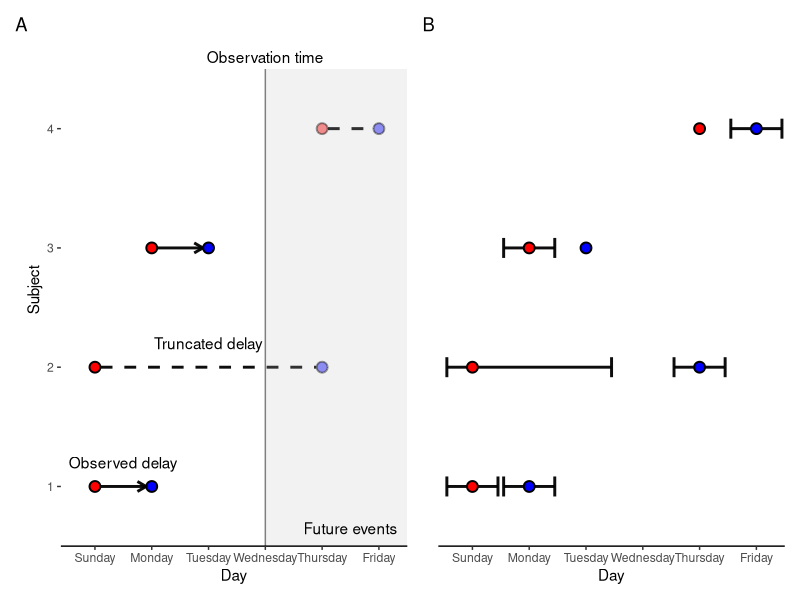

The R script that drew this image:
library(ggplot2)
library(patchwork)

epsilon <- 0.1

generate_base_plot <- function(future = FALSE) {
  future_alpha <- ifelse(future, 0.5, 1)
  base_plot <- ggplot(NULL) +
    geom_point(aes(0, 0), size = 3, shape = 21, fill = "red", stroke = 1) +
    geom_point(aes(1, 0), size = 3, shape = 21, fill = "blue", stroke = 1) +
    geom_point(aes(0, 0.1), size = 3, shape = 21, fill = "red", stroke = 1) +
    geom_point(
      aes(4, 0.1),
      size = 3, shape = 21, fill = "blue", stroke = 1,
      alpha = future_alpha
    ) +
    geom_point(aes(1, 0.2), size = 3, shape = 21, fill = "red", stroke = 1) +
    geom_point(aes(2, 0.2), size = 3, shape = 21, fill = "blue", stroke = 1) +
    geom_point(
      aes(4, 0.3),
      size = 3, shape = 21, fill = "red", stroke = 1,
      alpha = future_alpha
    ) +
    geom_point(
      aes(5, 0.3),
      size = 3, shape = 21, fill = "blue", stroke = 1,
      alpha = future_alpha
    ) +
    scale_x_continuous("Day",
      limits = c(-0.6, 5.5),
      expand = c(0, 0),
      breaks = 0:5,
      labels = c(
        "Sunday", "Monday", "Tuesday", "Wednesday", "Thursday", "Friday"
      )
    ) +
    scale_y_continuous("Subject",
      breaks = c(0, 0.1, 0.2, 0.3),
      labels = c(1, 2, 3, 4),
      limits = c(-0.05, 0.38),
      expand = c(0, 0)
    ) +
    theme_bw() +
    theme(
      panel.grid = element_blank(),
      panel.border = element_blank(),
      axis.line = element_line(),
      axis.line.y = element_blank()
    )
  return(base_plot)
}

add_arrow <- function(plot, y, ends, angle = 30, lty = 1, length = 0.1, ...) {
  plot <- plot +
    geom_segment(
      aes(..., y = y, yend = y),
      arrow = arrow(length = unit(length, "inches"), ends = ends, angle = angle), lwd = 1, lty = lty, col = "black", alpha = 0.95
    )
  return(plot)
}

truncation <- generate_base_plot(future = TRUE) |>
  add_arrow(x = 0.1, y = 0, xend = 0.9, ends = "last") |>
  add_arrow(x = 1.1, y = 0.2, xend = 1.9, ends = "last") |>
  add_arrow(x = 0.1, y = 0.1, xend = 3.9, ends = "last", lty = 2, length = 0) |>
  add_arrow(x = 4.1, y = 0.3, xend = 4.9, ends = "last", lty = 2, length = 0) +
  geom_rect(
    aes(xmin = 3, ymin = -0.05, xmax = 5.5, ymax = 0.35),
    fill = "gray",
    alpha = 0.2
  ) +
  geom_segment(aes(3, -0.05, xend = 3, yend = 0.35), lty = 1, col = "gray50") +
  annotate("text", x = 0.5, y = 0.01, label = "Observed delay", vjust = -0.5) +
  annotate("text", x = 2, y = 0.11, label = "Truncated delay", vjust = -0.5) +
  annotate("text", x = 3, y = 0.35, label = "Observation time", vjust = -0.5) +
  annotate("text", x = 4.5, y = -0.05, label = "Future events", vjust = -1)

censoring <- generate_base_plot(future = FALSE) |>
  add_arrow(x = -0.45, y = 0, xend = -.1, ends = "first", angle = 90) |>
  add_arrow(x = 0.1, y = 0, xend = 0.45, ends = "last", angle = 90) |>
  add_arrow(x = 0.55, y = 0, xend = 0.9, ends = "first", angle = 90) |>
  add_arrow(x = 1.1, y = 0, xend = 1.45, ends = "last", angle = 90) |>
  add_arrow(x = -0.45, y = 0.1, xend = -.1, ends = "first", angle = 90) |>
  add_arrow(x = 0.1, y = 0.1, xend = 2.45, ends = "last", angle = 90) |>
  add_arrow(x = 3.55, y = 0.1, xend = 3.9, ends = "first", angle = 90) |>
  add_arrow(x = 4.1, y = 0.1, xend = 4.45, ends = "last", angle = 90) |>
  add_arrow(x = 0.55, y = 0.2, xend = 0.9, ends = "first", angle = 90) |>
  add_arrow(x = 1.1, y = 0.2, xend = 1.45, ends = "last", angle = 90) |>
  add_arrow(x = 4.55, y = 0.3, xend = 4.9, ends = "first", angle = 90) |>
  add_arrow(x = 5.1, y = 0.3, xend = 5.45, ends = "last", angle = 90) +
  theme(
    panel.grid = element_blank(),
    panel.border = element_blank(),
    axis.line.x = element_line(),
    axis.title.y = element_blank(),
    axis.text.y = element_blank(),
    axis.ticks.y = element_blank()
  )

p <- truncation + censoring +
  plot_layout(nrow = 1) +
  plot_annotation(tag_levels = "A")

ggsave("figures/schematic.png", p, width = 9, height = 4)
